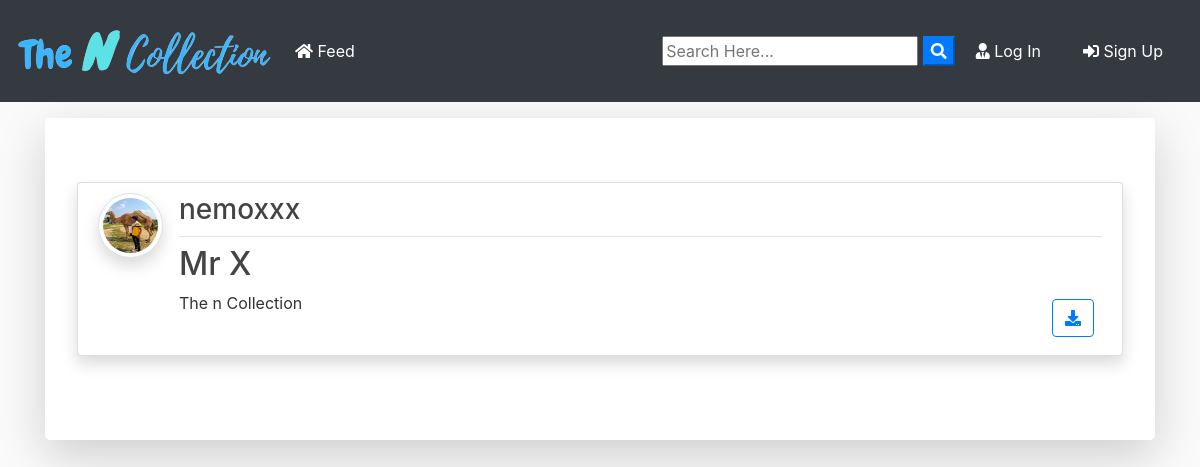
Before: /droid/ with the older database file.
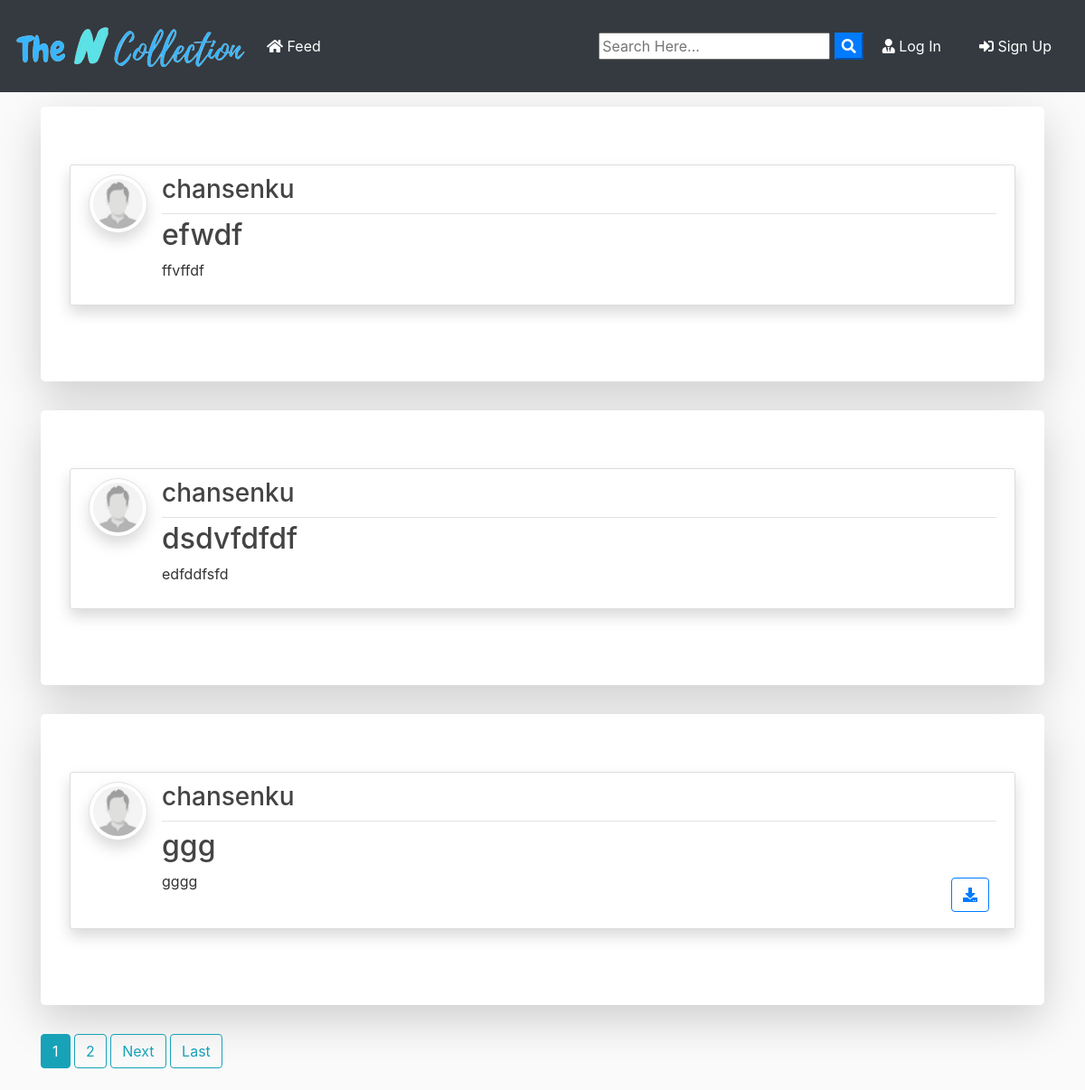
After: the same page with the newer database file.
### Droid/models.py (models this page shows, shortened)
class Post(models.Model):
	title = models.CharField(max_length=100)
	file = models.FileField(null=True,blank=True,upload_to='static/Files')
	content = models.TextField()
	date_posted = models.DateTimeField(default=timezone.now)
	author = models.ForeignKey(User, on_delete=models.CASCADE)

### userlogin/models.py (models this page shows)
class Profile(models.Model):
    user = models.OneToOneField(User, on_delete=models.CASCADE,related_name='profile')
    firstname = models.CharField(max_length=50)
    lastname = models.CharField(max_length=50)
    username = models.CharField(max_length=50)
    email = models.EmailField()
    phone = models.CharField(max_length=10)
    image = models.ImageField(upload_to='static/profiles_pic', default='static/images/sample_user.jpg')
    created_date = models.DateTimeField(auto_now_add=True)

### Droid/views.py (the view)
# urls.py: path('', PostListView.as_view(), name='blog-home'),
class PostListView(ListView):
    model = Post
    template_name = 'Droid/home.html'  # <app>/<model>_<viewtype>.html
    context_object_name = 'posts'
    ordering = ['-date_posted']
    paginate_by = 3

### Droid/templates/Droid/home.html (shortened to what this page needs)
{% extends "header.html" %}
{% block content %}
    {% for post in posts %}
      <div class="jumbotron mt-3 bg-white shadow-lg">
      <article class="media content-section shadow">
        <a href="{{ post.author.profile.image.url }}" target="_blank"> <img src="{{ post.author.profile.image.url }}" alt="none" class="article-img rounded-circle img-thumbnail img-fluid shadow">
        </a>
        <div class="media-body">
          <div class="article-metadata d-flex justify-content-between">
            <a class="mr-2 " href="{% url 'user-posts' post.author.username  %}"><h3>{{ post.author }}</h3></a>
          </div>
          <h2><a class="article-title text-justify " href="{% url 'post-detail' post.id %}">{{ post.title }}</a></h2>
          <div class="d-flex justify-content-between">
            <p class="article-content text-justify text-truncate overflow-hidden">{{ post.content }}</p>
            {% if post.file %}
          <div class="form-group mt-0 pt-0  m-2">
            <a class="btn btn-outline-primary  btn-d "  href="{{ post.file.url }}"  download type="submit"><i class="fas fa-download"></i></a>
          </div>
          {% endif %}
          </div>
        </div>
      </article>
      </div>
    {% endfor %}
    {% if is_paginated %}
      {% for num in page_obj.paginator.page_range %}
        {% if page_obj.number == num %}
          <a class="btn btn-info mb-4" href="?page={{ num }}">{{ num }}</a>
        {% elif num > page_obj.number|add:'-3' and num < page_obj.number|add:'3' %}
          <a class="btn btn-outline-info mb-4" href="?page={{ num }}">{{ num }}</a>
        {% endif %}
      {% endfor %}
      {% if page_obj.has_next %}
        <a class="btn btn-outline-info mb-4" href="?page={{ page_obj.next_page_number }}">Next</a>
        <a class="btn btn-outline-info mb-4" href="?page={{ page_obj.paginator.num_pages }}">Last</a>
      {% endif %}
    {% endif %}
{% endblock content %}

Changed rows visible on the page:
no longer on this page (row unchanged): Post: author.profile.image (picture), author "nemoxxx", title "Mr X", content "The n Collection"
added Post: author.profile.image (picture), author "chansenku", title "efwdf", content "ffvffdf"
added Post: author.profile.image (picture), author "chansenku", title "dsdvfdfdf", content "edfddfsfd"
added Post: author.profile.image (picture), author "chansenku", title "ggg", content "gggg"
Other visible differences:
new list line: "1"
new list line: "2"
text now shown: "Next Last"
